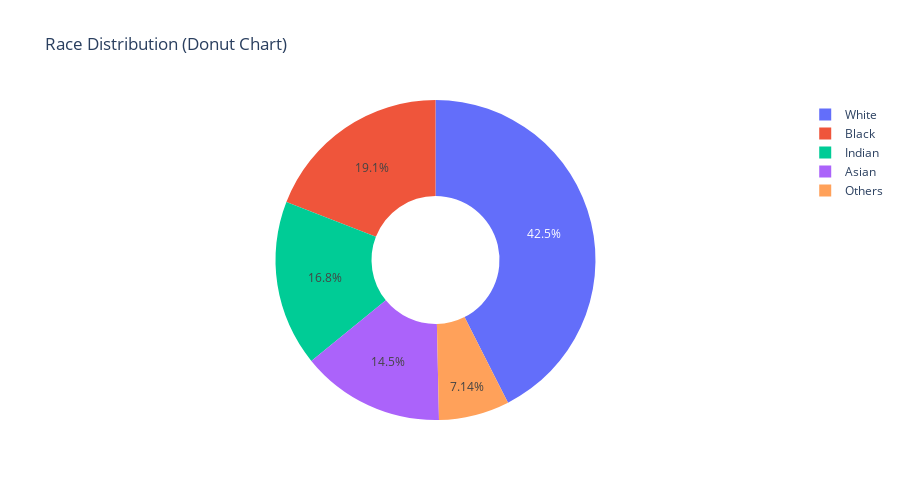

Notebook code for this chart:
### Markdown cell above
## Race

### Code cell
# Convert one-hot encoded races back to labels 
if races.ndim > 1:
    races = np.argmax(races, axis=1)

race_counts = Counter(races)

# Print the counts
for race, count in race_counts.items():
    print(f"Number of {race_dict[race]}: {count}")

# Visualization of race distribution
race_mapping = [race_dict[i] for i in range(len(race_dict))]
race_values = [race_counts[i] for i in range(len(race_dict))]

# Pie chart
pie_chart = px.pie(
    names=race_mapping,
    values=race_values,
    hole=0.4,
    title="Race Distribution (Donut Chart)",
    height=500
)
pie_chart.show()

### Figure 1 — Plotly figure (JSON) as saved in the notebook; plotly's stock layout.template omitted (floating-point values rounded to 4 significant figures)
{"data": [{"domain": {"x": [0, 1], "y": [0, 1]}, "hole": 0.4, "hovertemplate": "label=%{label}<br>value=%{value}<extra></extra>", "labels": ["White", "Black", "Asian", "Indian", "Others"], "legendgroup": "", "name": "", "showlegend": true, "type": "pie", "values": [10078, 4526, 3434, 3975, 1692]}], "layout": {"height": 500, "legend": {"tracegroupgap": 0}, "title": {"text": "Race Distribution (Donut Chart)"}}}
